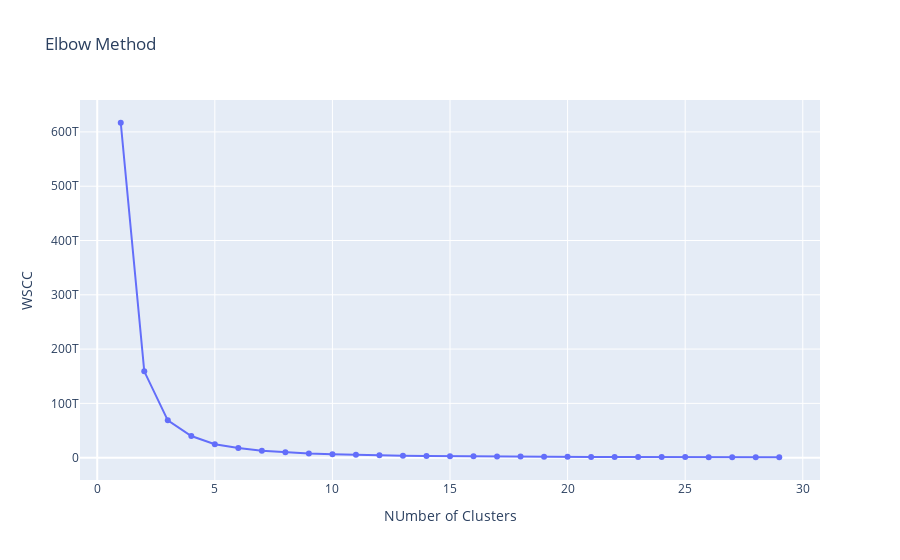

Notebook source saved alongside this figure:
### Markdown cell above
We have made basic preprocessing. Now we need to defind the optimal number of K and finally we will be ready to K-means clustering. 

I will apply two different types of scores to defind the best number of clusters:
1. Elbow method (sum of squared distances of samples to their centeroids VS number of clusters K) **Our goal in this method is to find a point from where decreasing  became not so crucial**
2. Silhouetta Score (It shows us how close each point in our cluster to points in neighboring clusters) **Here we have to take point with the hieghst result couse it will corrrespond that we are far from other clusters.**

### Code cell
from sklearn.cluster import KMeans

wcss = []

for i in range(1, 30):
    kmeans = KMeans(n_clusters=i, init='k-means++', max_iter=300, n_init=10, random_state=0)
    kmeans.fit(projected_features_df)
    # function .inertia_ return distabce I've discribed above in markdown
    wcss.append(kmeans.inertia_)

fig = px.line(y=wcss, x = range(1,30), title='Elbow Method', markers=True)
fig.update_layout(title = 'Elbow Method', xaxis_title = 'NUmber of Clusters', yaxis_title = 'WSCC')

fig.show()

### Figure 1 — Plotly figure (JSON) as saved in the notebook; plotly's stock layout.template omitted (floating-point values rounded to 4 significant figures)
{"data": [{"hovertemplate": "x=%{x}<br>y=%{y}<extra></extra>", "legendgroup": "", "line": {"color": "#636efa", "dash": "solid"}, "marker": {"symbol": "circle"}, "mode": "lines+markers", "name": "", "orientation": "v", "showlegend": false, "type": "scatter", "x": [1, 2, 3, 4, 5, 6, 7, 8, 9, 10, 11, 12, 13, 14, 15, 16, 17, 18, 19, 20, 21, 22, 23, 24, 25, 26, 27, 28, 29], "xaxis": "x", "y": [616900000000000.0, 159100000000000.0, 68760000000000.0, 39830000000000.0, 24850000000000.0, 17720000000000.0, 12730000000000.0, 9977000000000.0, 7723000000000.0, 6386000000000.0, 5184000000000.0, 4413000000000.0, 3719000000000.0, 3231000000000.0, 2800000000000.0, 2470000000000.0, 2184000000000.0, 1954000000000.0, 1750000000000.0, 1580000000000.0, 1437000000000.0, 1308000000000.0, 1199000000000.0, 1099000000000.0, 1014000000000.0, 936500000000.0, 871800000000.0, 808100000000.0, 755100000000.0], "yaxis": "y"}], "layout": {"legend": {"tracegroupgap": 0}, "title": {"text": "Elbow Method"}, "xaxis": {"anchor": "y", "domain": [0, 1], "title": {"text": "NUmber of Clusters"}}, "yaxis": {"anchor": "x", "domain": [0, 1], "title": {"text": "WSCC"}}}}
